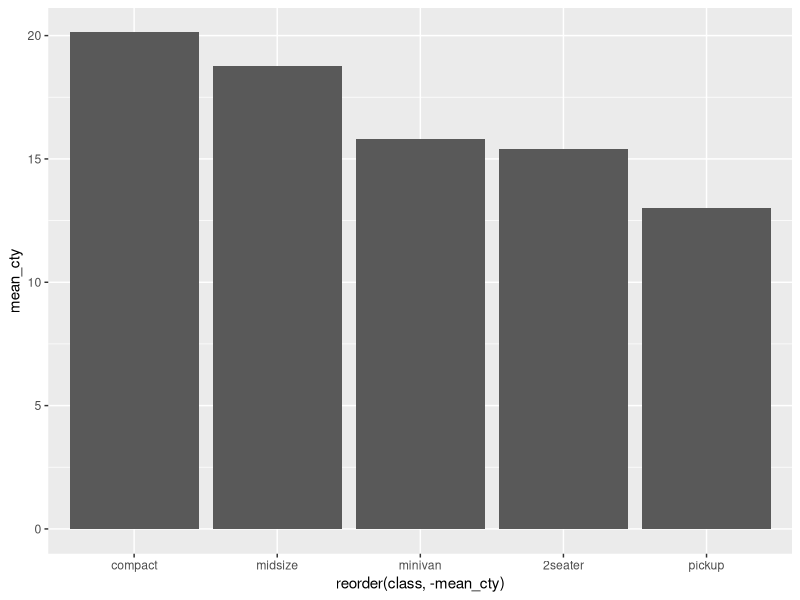

Write R code to recreate this figure.
library(ggplot2)
library(dplyr)
head(mpg)
mpg <- ggplot2::mpg
# 배기량이 4 이하인 차량의 모델명, 배기량, 생산년도 조회
mpg_a <-mpg %>% filter(displ <= 4) %>% select(model, displ, year)

# 통합 연비 파생 변수(total)를 만들고 통합 연비로 내림차순 정렬을 한 후에 3개의 행만 선택하여 추출
mpg %>% mutate(total = (cty+hwy)/2) %>% arrange(desc(total)) %>% head(3)

# 회사별로 'suv' 차랴의 도시 및 고속도로 통합연비 평균을 구해 내림차순으로 정렬하고 1위에서 5위까지 조회
 mpg %>% group_by(manufacturer) %>% filter(class == 'suv') %>% mutate(total = (cty+hwy)/2) %>% summarise(mean_total=mean(total)) %>% arrange(desc(mean_total)) %>% head(5)
 
 # 어떤 회사에 고속 도로 연비가 가장 높은지 알아보려고 한다. hwy 평균이 가장 높은 회사 세곳 조회
 mpg %>% group_by(manufacturer) %>% summarise(hwy_mean = mean(hwy)) %>% arrange(desc(hwy_mean))  %>%head(3)
 
 # 어떤 회사에서 compact(경차) 차종을 많이 생산하는지 알아보려고 한다. 각 회사별 경차 차종 수를 내림차순으로 조회                                                         
 mpg %>% filter(class == 'compact') %>% group_by(manufacturer) %>% summarise(count=n()) %>% arrange(desc(count))
 
 # 연료별 가격을 구해서 새로운 데이터프레임(fuel)으로 만든 후에 기존 데이터셋과 병합하여 출력
 # c : cong = 2.35, d:Disel = 2.38, e:Ethanol = 2.11, p: premium=2.76, r: Regular = 2.22
 unique(mpg$fl)
 fuel <- data.frame(fl=c('c','d','e','p','r'), fuel=c(2.35,2.38,2.11,2.76,2.22))
 fuel
 mpg_ful <- left_join(mpg, fuel, by = 'fl')
 mpg_ful

 # 통합 연비의 기준치를 통해 합격과 불합격을 부여하는 test라는 이름의 파생변수 생성, 이때 기준은 20으로 한다.
mpg<- mutate(mpg, total=(cty+hwy)/2)
mpg$test <- ifelse(mpg$total >= 20, 'pass', 'fail') 

# test에 대해 합격과 불합격을 받은 자동차가 각각 몇대인가
table(mpg$test)

# 통합 연비 등급을 !BC 세개의 등급으로 나누는 파생변수 추가(grade)
# 30이상 A, 20이상 B, 20미만 C
mpg$grade <- ifelse(mpg$total >=30, 'A', ifelse(mpg$total >= 20, 'B','C'))

# 어떤 회사에서 생산한 suv 차종의 도시 연비가 높은지 알아보려한다. suv 차종을 대상으로 평균 cty 가 가장 높은 회사 5곳 막대그래프로 출력
df_mpg <- mpg %>% group_by(class) %>% summarise(mean_cty = mean(cty)) %>% head(5)
ggplot(df_mpg, aes(reorder(class, -mean_cty), mean_cty)) + geom_col()


midwest <- ggplot2::midwest
# 전체 인구 대비 미성년 인구 백분율(ratio child) 변수 추가
midwest<- midwest %>% mutate(ratio_child = (poptotal-popadults)/poptotal*100)
head(midwest)

# 미성년 인구 백분율이 가장 높은 상위 5개 지역의 미성년 인구 백분율 출력
midwest %>% group_by('state') %>% select('state', 'ratio_child') %>% arrange(desc(ratio_child)) %>% head(5)

# 분류표의 기준에 따라 미성년 비율 등급 변수(grade)를 추가하고 각 등급에 몇개의 지역이 있는지 조회
# 40 이상 large, 30 이상 middle, 그렇지 않으면 small
midwest$grade <- ifelse(midwest$ratio_child >=40, 'large', ifelse(midwest$ratio_child >=30, 'middle', 'small'))
table(midwest$grade)

# 전체인구 대비 아시아인 인구 백분율(ratio_asian) 변수를 추가하고 하위 10개 지역 state, contry, 아시아인 인구  백분률 출력
midwest <- midwest %>% mutate(ratio_asian = (popasian/poptotal*100))
midwest %>% select('state', 'county', 'ratio_asian') %>% group_by('state') %>% arrange(desc('ratio_asian')) %>% tail(10)


# 변수명 바꾸기
# 내장함수
df_raw <- data.frame(var1 = c(1,2,3), var2=c(2,3,2))
df_raw
df_new1 <- df_raw
names(df_new1) <- c('v1', 'v2')
df_new1

# 패키지(dplyr)
df_new2 <- df_raw
df_new2 <- rename(df_new2, v1=var1, v2=var2)
df_new2
